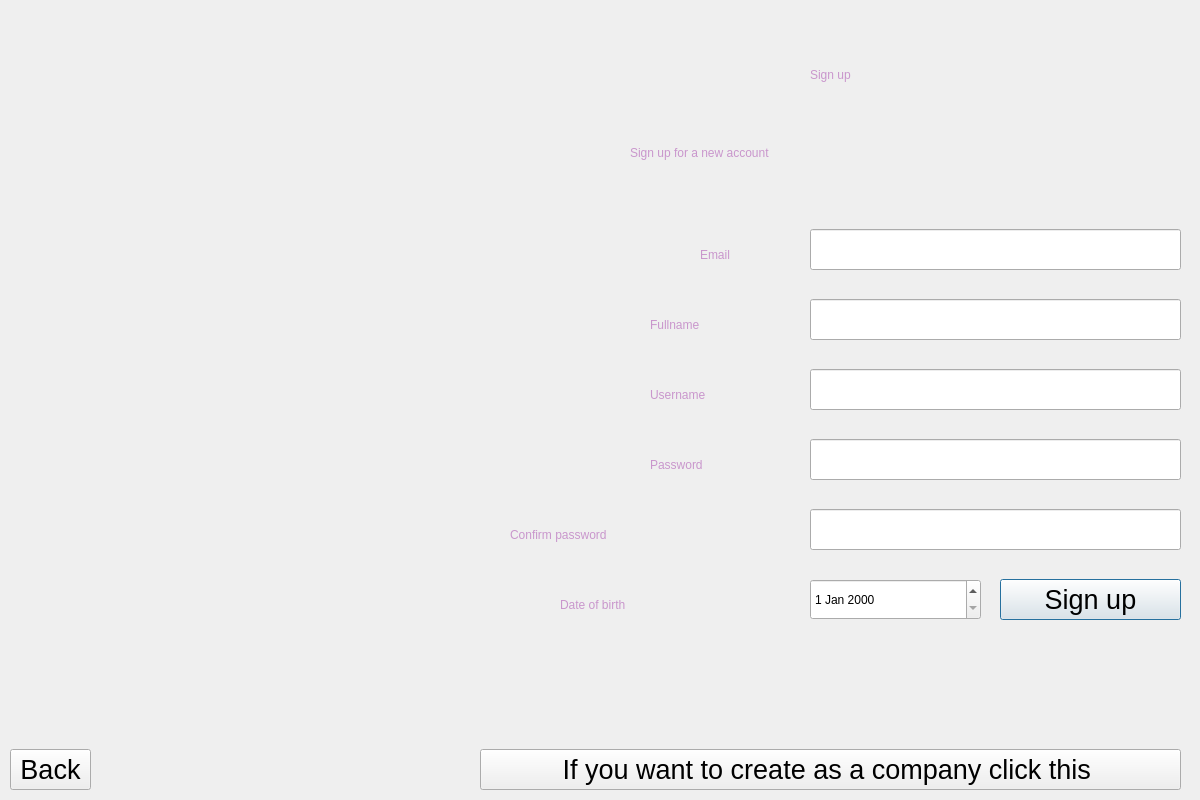
<?xml version="1.0" encoding="UTF-8"?>
<ui version="4.0">
 <class>Dialog</class>
 <widget class="QDialog" name="Dialog">
  <property name="geometry">
   <rect>
    <x>0</x>
    <y>0</y>
    <width>1200</width>
    <height>800</height>
   </rect>
  </property>
  <property name="minimumSize">
   <size>
    <width>1200</width>
    <height>800</height>
   </size>
  </property>
  <property name="maximumSize">
   <size>
    <width>1200</width>
    <height>800</height>
   </size>
  </property>
  <property name="windowTitle">
   <string>Dialog</string>
  </property>
  <property name="styleSheet">
   <string notr="true">QLineEdit{font: 20pt &quot;Consolas&quot;;
background-color:rgb(145, 107, 191);
border-radius:15px;
border-color: rgb(84, 255, 5);
color: rgb(61, 44, 141);}
QPushButton{
font: 20pt &quot;Consolas&quot;;
background-color:rgb(201, 150, 204);
border-radius:15px;
border-color: rgb(84, 255, 5);
color:rgb(28, 12, 91);};



</string>
  </property>
  <widget class="QWidget" name="bgwidget" native="true">
   <property name="geometry">
    <rect>
     <x>0</x>
     <y>-1</y>
     <width>1201</width>
     <height>801</height>
    </rect>
   </property>
   <property name="styleSheet">
    <string notr="true">QWidget#bgwidget{background-color: qlineargradient(spread:pad, x1:0, y1:0, x2:1, y2:1, stop:0 rgb(28, 12, 91), stop:0.041 rgb(28, 12, 91), stop:1 rgb(145, 107, 191));;};
</string>
   </property>
   <widget class="QLabel" name="label">
    <property name="geometry">
     <rect>
      <x>810</x>
      <y>20</y>
      <width>371</width>
      <height>112</height>
     </rect>
    </property>
    <property name="styleSheet">
     <string notr="true">font: 75 72pt &quot;Consolas&quot;;
color: rgb(201, 150, 204);</string>
    </property>
    <property name="text">
     <string>Sign up</string>
    </property>
   </widget>
   <widget class="QLabel" name="label_2">
    <property name="geometry">
     <rect>
      <x>630</x>
      <y>130</y>
      <width>551</width>
      <height>47</height>
     </rect>
    </property>
    <property name="styleSheet">
     <string notr="true">font: 75 30pt &quot;Consolas&quot;;

color:rgb(201, 150, 204);

</string>
    </property>
    <property name="text">
     <string>Sign up for a new account</string>
    </property>
   </widget>
   <widget class="QPushButton" name="signup_button">
    <property name="geometry">
     <rect>
      <x>1000</x>
      <y>580</y>
      <width>181</width>
      <height>41</height>
     </rect>
    </property>
    <property name="font">
     <font>
      <pointsize>20</pointsize>
      <italic>false</italic>
      <bold>false</bold>
     </font>
    </property>
    <property name="styleSheet">
     <string notr="true"/>
    </property>
    <property name="text">
     <string>Sign up</string>
    </property>
   </widget>
   <widget class="QLineEdit" name="username_box">
    <property name="geometry">
     <rect>
      <x>810</x>
      <y>370</y>
      <width>371</width>
      <height>41</height>
     </rect>
    </property>
    <property name="styleSheet">
     <string notr="true"/>
    </property>
   </widget>
   <widget class="QLabel" name="label_3">
    <property name="geometry">
     <rect>
      <x>650</x>
      <y>380</y>
      <width>151</width>
      <height>31</height>
     </rect>
    </property>
    <property name="styleSheet">
     <string notr="true">color:rgb(201, 150, 204);
font: 75 25pt &quot;Consolas&quot;;</string>
    </property>
    <property name="text">
     <string>Username</string>
    </property>
   </widget>
   <widget class="QLabel" name="label_4">
    <property name="geometry">
     <rect>
      <x>650</x>
      <y>450</y>
      <width>151</width>
      <height>31</height>
     </rect>
    </property>
    <property name="styleSheet">
     <string notr="true">color:rgb(201, 150, 204);
font: 75 25pt &quot;Consolas&quot;;</string>
    </property>
    <property name="text">
     <string>Password</string>
    </property>
   </widget>
   <widget class="QLineEdit" name="password_box">
    <property name="geometry">
     <rect>
      <x>810</x>
      <y>440</y>
      <width>371</width>
      <height>41</height>
     </rect>
    </property>
    <property name="styleSheet">
     <string notr="true"/>
    </property>
   </widget>
   <widget class="QLabel" name="error">
    <property name="geometry">
     <rect>
      <x>560</x>
      <y>640</y>
      <width>621</width>
      <height>31</height>
     </rect>
    </property>
    <property name="styleSheet">
     <string notr="true">font: 75 15pt &quot;Consolas&quot;; color:red;</string>
    </property>
    <property name="text">
     <string/>
    </property>
   </widget>
   <widget class="QLineEdit" name="confirm_password_box">
    <property name="geometry">
     <rect>
      <x>810</x>
      <y>510</y>
      <width>371</width>
      <height>41</height>
     </rect>
    </property>
    <property name="styleSheet">
     <string notr="true"/>
    </property>
   </widget>
   <widget class="QLabel" name="label_5">
    <property name="geometry">
     <rect>
      <x>510</x>
      <y>520</y>
      <width>291</width>
      <height>31</height>
     </rect>
    </property>
    <property name="styleSheet">
     <string notr="true">color:rgb(201, 150, 204);

font: 75 25pt &quot;Consolas&quot;;</string>
    </property>
    <property name="text">
     <string>Confirm password</string>
    </property>
   </widget>
   <widget class="QPushButton" name="back_button">
    <property name="geometry">
     <rect>
      <x>10</x>
      <y>750</y>
      <width>81</width>
      <height>41</height>
     </rect>
    </property>
    <property name="font">
     <font>
      <pointsize>20</pointsize>
      <italic>false</italic>
      <bold>false</bold>
     </font>
    </property>
    <property name="styleSheet">
     <string notr="true"/>
    </property>
    <property name="text">
     <string>Back</string>
    </property>
   </widget>
   <widget class="QPushButton" name="create_company_button">
    <property name="geometry">
     <rect>
      <x>480</x>
      <y>750</y>
      <width>701</width>
      <height>41</height>
     </rect>
    </property>
    <property name="font">
     <font>
      <pointsize>20</pointsize>
      <italic>false</italic>
      <bold>false</bold>
     </font>
    </property>
    <property name="styleSheet">
     <string notr="true"/>
    </property>
    <property name="text">
     <string>If you want to create as a company click this </string>
    </property>
   </widget>
   <widget class="QLabel" name="label_6">
    <property name="geometry">
     <rect>
      <x>650</x>
      <y>310</y>
      <width>151</width>
      <height>31</height>
     </rect>
    </property>
    <property name="styleSheet">
     <string notr="true">color:rgb(201, 150, 204);
font: 75 25pt &quot;Consolas&quot;;</string>
    </property>
    <property name="text">
     <string>Fullname</string>
    </property>
   </widget>
   <widget class="QLineEdit" name="fullname_box">
    <property name="geometry">
     <rect>
      <x>810</x>
      <y>300</y>
      <width>371</width>
      <height>41</height>
     </rect>
    </property>
    <property name="styleSheet">
     <string notr="true"/>
    </property>
   </widget>
   <widget class="QLineEdit" name="email_box">
    <property name="geometry">
     <rect>
      <x>810</x>
      <y>230</y>
      <width>371</width>
      <height>41</height>
     </rect>
    </property>
    <property name="styleSheet">
     <string notr="true"/>
    </property>
   </widget>
   <widget class="QLabel" name="label_7">
    <property name="geometry">
     <rect>
      <x>700</x>
      <y>240</y>
      <width>91</width>
      <height>31</height>
     </rect>
    </property>
    <property name="styleSheet">
     <string notr="true">color:rgb(201, 150, 204);
font: 75 25pt &quot;Consolas&quot;;</string>
    </property>
    <property name="text">
     <string>Email</string>
    </property>
   </widget>
   <widget class="QDateEdit" name="birthdate_box">
    <property name="geometry">
     <rect>
      <x>810</x>
      <y>580</y>
      <width>171</width>
      <height>41</height>
     </rect>
    </property>
    <property name="styleSheet">
     <string notr="true">QDateEdit{
font: 20pt &quot;Consolas&quot;;
background-color:rgb(145, 107, 191);
border-radius:15px;
border-color: rgb(84, 255, 5);
color: rgb(61, 44, 141);};</string>
    </property>
   </widget>
   <widget class="QLabel" name="label_8">
    <property name="geometry">
     <rect>
      <x>560</x>
      <y>590</y>
      <width>241</width>
      <height>31</height>
     </rect>
    </property>
    <property name="styleSheet">
     <string notr="true">color:rgb(201, 150, 204);

font: 75 25pt &quot;Consolas&quot;;</string>
    </property>
    <property name="text">
     <string>Date of birth</string>
    </property>
   </widget>
  </widget>
 </widget>
 <resources/>
 <connections/>
</ui>
